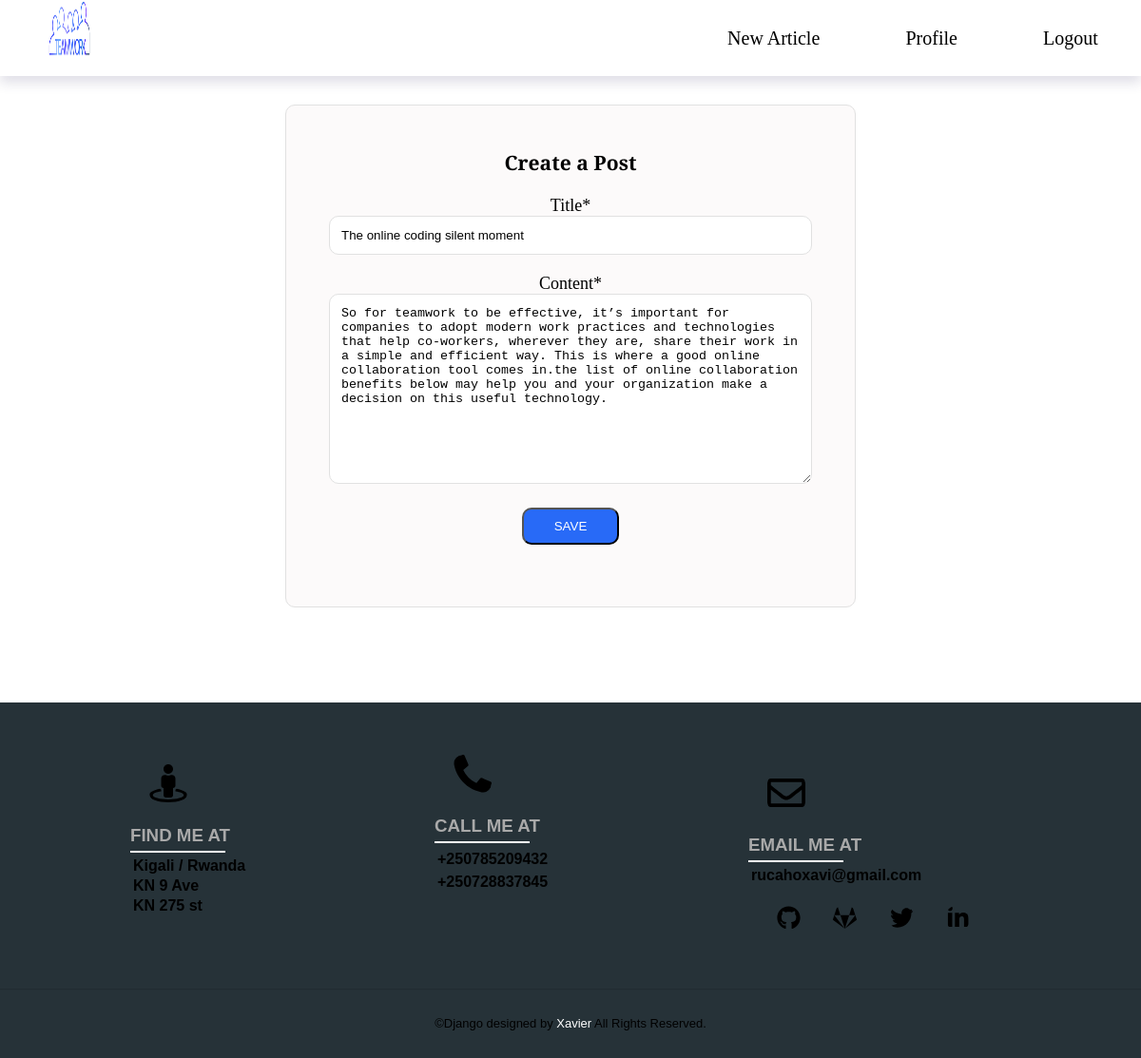
The page /post/26/update/ (signed in) on the database its author committed.
### workdjango/models.py (models this page shows, shortened)
class Post(models.Model):
    title = models.CharField(max_length=100)
    content = models.TextField()
    date_posted = models.DateTimeField(default=timezone.now)
    author = models.ForeignKey(User, on_delete=models.CASCADE)

### workdjango/views.py (the view, shortened to what this page needs)
# urls.py: path('post/<int:pk>/update/', PostUpdateView.as_view(), name='post-update'),
class PostUpdateView(LoginRequiredMixin, UserPassesTestMixin, UpdateView):
    model = Post
    fields = ['title', 'content']
    def test_func(self):
        post = self.get_object()
        if self.request.user == post.author:
            return True
        return False

### workdjango/templates/workdjango/post_form.html (shortened to what this page needs)
{% extends "workdjango/base.html" %}
{% load crispy_forms_tags %}
{% block content %}
<div class="create-article-page">
    <div class="article-form">
      <form method="POST" autocomplete="on">
     <h3>Create a Post</h3><br>
      {{ form|crispy }}
   <button type="submit">Save</button>
   </form>
  </div>
   </div>
{% endblock content %}

### workdjango/static/workdjango/nav.css (style rules this page uses)
:root { --primaryColor: rgb(40, 106, 247); --mainWhite: #ffffff; --mainGrey: #ececec; --mainBlack: #000000; --color-primary: #263238; --color-secondary: darkgrey; --mainSpacing: 0.1rem; --mainTransition: all .5s ease; }
* { margin: 0; padding: 0; box-sizing: border-box; }
body { font-family: 'Crimson Text'; font-size:18px; }

### workdjango/static/workdjango/view-articles.css (style rules this page uses)
:root { --primaryColor: rgb(40, 106, 247); --mainWhite: #ffffff; --mainGrey: #ececec; --mainBlack: #000000; --color-primary: #263238; --color-secondary: darkgrey; --mainSpacing: 0.1rem; --mainTransition: all .5s ease; }

### workdjango/static/workdjango/create.css (style rules this page uses)
:root { --primaryColor: rgb(40, 106, 247); --mainWhite: #ffffff; --mainGrey: #ececec; --color-primary: #263238; --color-secondary: darkgrey; --mainSpacing: 0.1rem; --mainTransition: all .5s ease; }

### workdjango/static/workdjango/write-article.css (style rules this page uses)
:root { --primaryColor: rgb(40, 106, 247); --mainWhite: #ffffff; --mainGrey: #ececec; --mainBlack: #000000; --color-primary: #263238; --color-secondary: darkgrey; --color-second: #5EC6FF; --mainSpacing: 0.1rem; --mainTransition: all .5s ease; }
.create-article-page { width: 50%; height:auto; margin-top: 30px; margin-left: auto; margin-right: auto; }
.article-form { position: relative; z-index: 1; background: rgb(252, 250, 250); width: 100%; margin: 0 auto 100px; padding: 45px; text-align: center; box-sizing: border-box; float:left; border: 1px solid #e1e1e1; border-radius: 10px; }
.article-form input { background: var(--mainWhite); width: 100%; margin: 0 0 20px; padding: 12px; box-sizing: border-box; border: 1px solid #e1e1e1; outline: 0; border-radius: 10px; }
.article-form textarea { background: var(--mainWhite); width: 100%; height: 200px; margin: 0 0 20px; padding: 12px; box-sizing: border-box; border: 1px solid #e1e1e1; outline: 0; border-radius: 10px; }
.article-form button { text-transform: uppercase; outline: 0; background: rgb(40, 106, 247); width: 20%; padding: 10px; color: var(--mainWhite); cursor: pointer; border-radius: 10px; margin: 0 0 20px; }

### rows shown on the page
Post: title "The online coding silent moment", content "So for teamwork to be effective, it’s important for companies to adopt modern work practices and technologies that help co-workers, wherever they are, share their work in a simple and efficient way. This is where a good online collaboration tool comes in.the list of online collaboration benefits below may help you and your organization make a decision on this useful technology."
